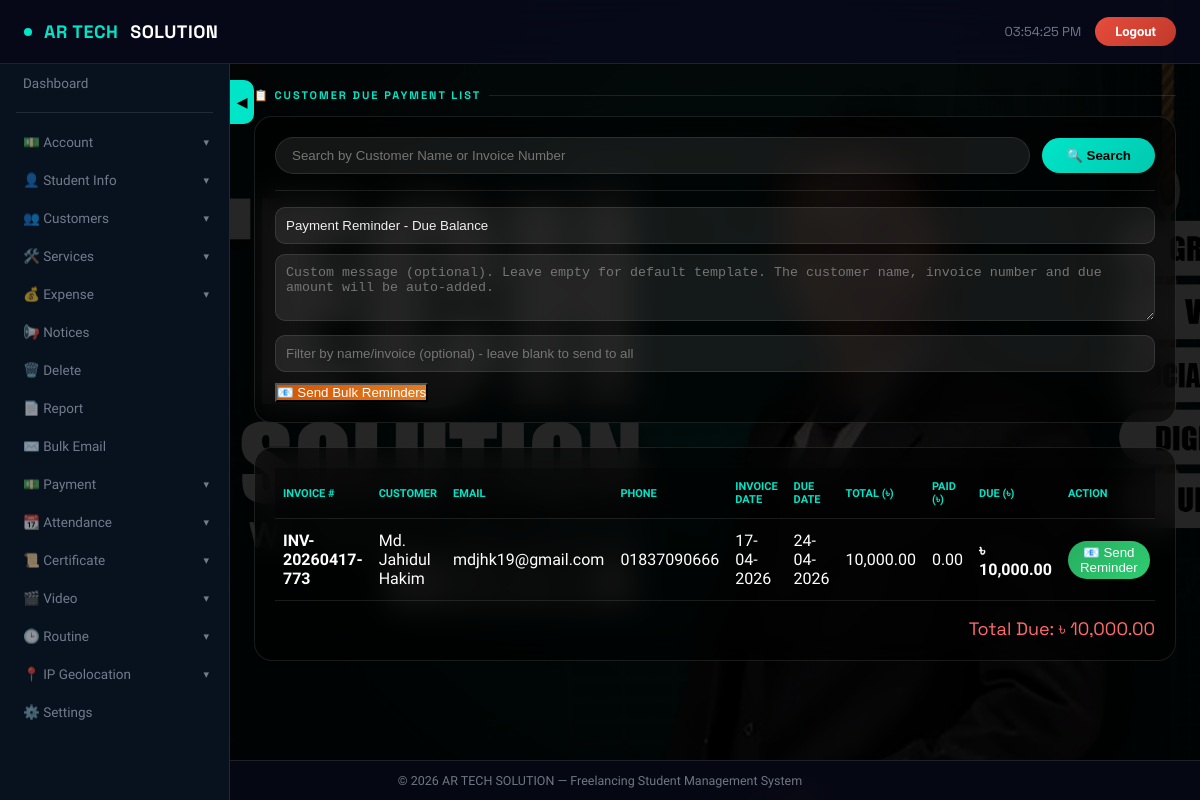
Page /admin/customer_due_list.php (signed in) on the earlier database version.
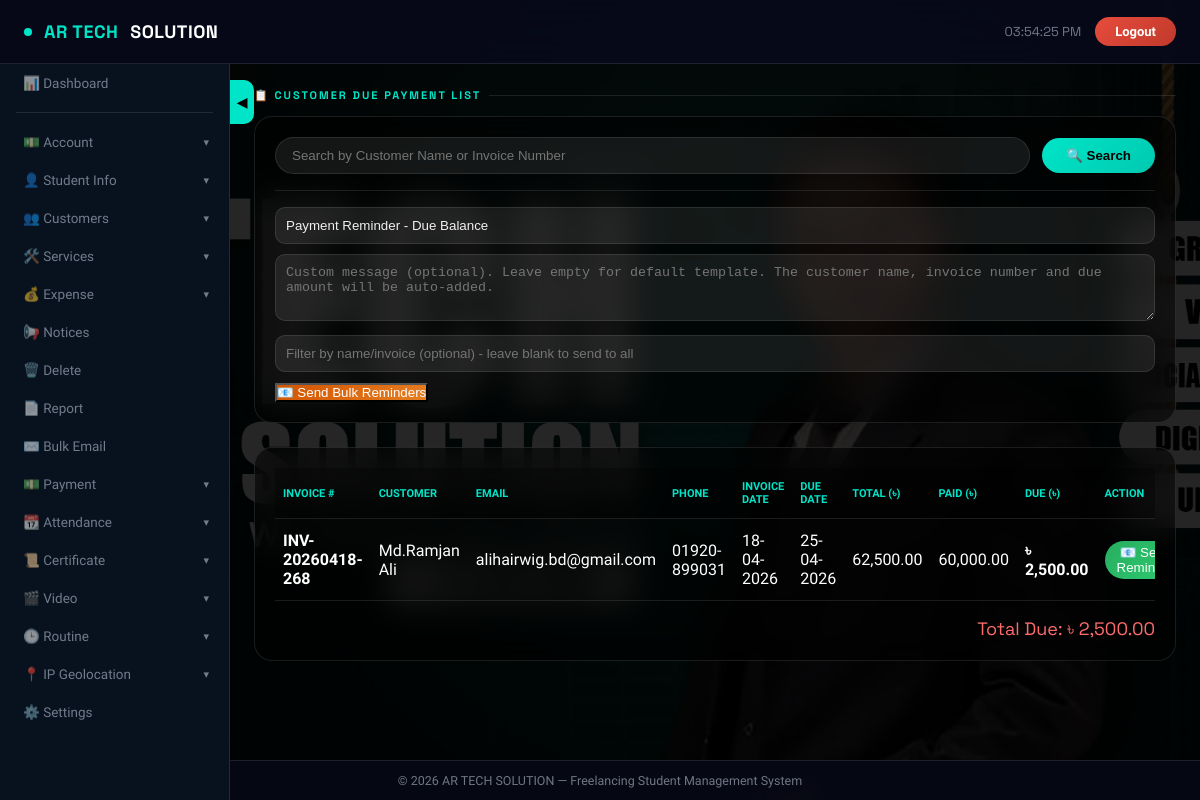
Same page on the later database version.
### tables this page shows
CREATE TABLE `invoices_new` (
  `id` int(11) NOT NULL,
  `invoice_number` varchar(20) DEFAULT NULL,
  `customer_id` int(11) NOT NULL,
  `invoice_date` date DEFAULT NULL,
  `due_date` date DEFAULT NULL,
  `subtotal` decimal(10,2) DEFAULT NULL,
  `discount` decimal(10,2) DEFAULT 0.00,
  `total` decimal(10,2) DEFAULT NULL,
  `paid_amount` decimal(10,2) DEFAULT 0.00,
  `notes` text DEFAULT NULL,
  `status` enum('unpaid','paid','partial','cancelled') DEFAULT 'unpaid',
  `created_at` timestamp NOT NULL DEFAULT current_timestamp()
);

CREATE TABLE `customers` (
  `id` int(11) NOT NULL,
  `name` varchar(255) NOT NULL,
  `email` varchar(255) DEFAULT NULL,
  `phone` varchar(50) DEFAULT NULL,
  `address` text DEFAULT NULL,
  `created_at` timestamp NOT NULL DEFAULT current_timestamp()
);

### admin/config.php (called while the page is built, shortened)
<?php
if (!isset($conn)) {
    $conn = new mysqli("localhost", "root", "", "freelancing");
}
$settings = [];
$result = $conn->query("SELECT setting_key, setting_value FROM app_settings");
if ($result) {
    while ($row = $result->fetch_assoc()) {
        $settings[$row['setting_key']] = $row['setting_value'];
    }
}
$dark_mode = isset($settings['dark_mode']) && $settings['dark_mode'] == '1';
$sidebar_labels = isset($settings['sidebar_labels']) ? json_decode($settings['sidebar_labels'], true) : [];
function get_sidebar_label($key, $default) {
    global $sidebar_labels;
    return isset($sidebar_labels[$key]) && !empty($sidebar_labels[$key])
           ? htmlspecialchars($sidebar_labels[$key])
           : $default;
}
?>

### admin/customer_due_list.php (the view, shortened to what this page needs)
<?php
require_once 'config.php';
$search = isset($_GET['search']) ? trim($_GET['search']) : '';
$sql = "SELECT i.id, i.invoice_number, i.invoice_date, i.due_date, i.total, i.paid_amount,
               (i.total - i.paid_amount) as due_amount, i.status,
               c.id as customer_id, c.name as customer_name, c.email, c.phone
        FROM invoices_new i
        JOIN customers c ON i.customer_id = c.id
        WHERE i.total > i.paid_amount";
if (!empty($search)) {
    $search_term = "%$search%";
    $sql .= " AND (c.name LIKE ? OR i.invoice_number LIKE ?)";
    $stmt = $conn->prepare($sql);
    $stmt->bind_param("ss", $search_term, $search_term);
    $stmt->execute();
    $due_customers = $stmt->get_result()->fetch_all(MYSQLI_ASSOC);
    $stmt->close();
} else {
    $result = $conn->query($sql);
    $due_customers = $result->fetch_all(MYSQLI_ASSOC);
}
$total_due_sum = array_sum(array_column($due_customers, 'due_amount'));
?>
<!DOCTYPE html>
<html lang="en">
<head>
</head>
<body class="<?php echo $dark_mode ? 'dark-mode' : ''; ?>">
<nav class="topnav">
    <div style="display:flex;align-items:center;gap:14px;">
        <div class="topnav-brand"><div class="brand-dot"></div><span>AR TECH</span> SOLUTION</div>
    </div>
    <div class="topnav-right">
        <div class="topnav-time" id="liveClock"></div>
        <a href="logout.php" class="logout-btn">Logout</a>
    </div>
</nav>
<?php include 'navigation.php'; ?>
<div class="sidebar-toggle-pill" id="sidebarToggle">◀</div>
<main class="main" id="mainContent">
    <div class="section-title">📋 Customer Due Payment List</div>
    <div class="action-card">
        <form method="GET" class="search-form">
            <input type="text" name="search" placeholder="Search by Customer Name or Invoice Number" value="<?php echo htmlspecialchars($search); ?>">
            <button type="submit">🔍 Search</button>
        </form>
        <div class="bulk-form">
            <form method="POST" onsubmit="return confirm('Send reminders to ALL due customers shown below? This may take a few moments.');">
                <input type="text" name="bulk_subject" placeholder="Email Subject (optional)" value="Payment Reminder - Due Balance">
                <textarea name="bulk_message" rows="3" placeholder="Custom message (optional). Leave empty for default template. The customer name, invoice number and due amount will be auto-added."></textarea>
                <input type="text" name="filter_category" placeholder="Filter by name/invoice (optional) - leave blank to send to all" value="<?php echo htmlspecialchars($search); ?>">
                <button type="submit" name="send_bulk">📧 Send Bulk Reminders</button>
            </form>
        </div>
    </div>
    <div class="table-card">
        <?php if (empty($due_customers)): ?>
            <div style="text-align:center; padding:40px;">✅ No customers with due payments found.</div>
        <?php else: ?>
            <div style="overflow-x:auto;">
                <table>
                    <thead>
                        <tr>
                            <th>Invoice #</th><th>Customer</th><th>Email</th><th>Phone</th>
                            <th>Invoice Date</th><th>Due Date</th><th>Total (৳)</th>
                            <th>Paid (৳)</th><th>Due (৳)</th><th>Action</th>
                        </tr>
                    </thead>
                    <tbody>
                        <?php foreach ($due_customers as $row): ?>
                            <tr>
                                <td><strong><?php echo htmlspecialchars($row['invoice_number']); ?></strong></td>
                                <td><?php echo htmlspecialchars($row['customer_name']); ?></td>
                                <td><?php echo htmlspecialchars($row['email']); ?></td>
                                <td><?php echo htmlspecialchars($row['phone']); ?></td>
                                <td><?php echo date('d-m-Y', strtotime($row['invoice_date'])); ?></td>
                                <td><?php echo date('d-m-Y', strtotime($row['due_date'])); ?></td>
                                <td><?php echo number_format($row['total'], 2); ?></td>
                                <td><?php echo number_format($row['paid_amount'], 2); ?></td>
                                <td class="due-amount">৳ <?php echo number_format($row['due_amount'], 2); ?></td>
                                <td>
                                    <form method="POST" style="margin:0;">
                                        <button type="submit" name="send_single" class="btn-send">📧 Send Reminder</button>
                                    </form>
                                </td>
                            </tr>
                        <?php endforeach; ?>
                    </tbody>
                </table>
            </div>
            <div class="total-due">Total Due: ৳ <?php echo number_format($total_due_sum, 2); ?></div>
        <?php endif; ?>
    </div>
</main>
<div class="footer">
    &copy; <?php echo date("Y"); ?> AR TECH SOLUTION — Freelancing Student Management System
</div>
</body>
</html>

### admin/navigation.php (shortened to what this page needs)
<aside class="sidebar" id="sidebar">
    <a href="dashboard.php"><?php echo get_sidebar_label('dashboard', '📊 Dashboard'); ?></a>
    <div class="sidebar-divider"></div>
    <div class="menu-group">
        <div class="menu-toggle"><?php echo get_sidebar_label('account', '💵 Account'); ?> <span class="menu-arrow">▾</span></div>
    </div>
    <div class="menu-group">
        <div class="menu-toggle"><?php echo get_sidebar_label('student_info', '👤 Student Info'); ?> <span class="menu-arrow">▾</span></div>
    </div>
    <div class="menu-group">
        <div class="menu-toggle"><?php echo get_sidebar_label('customers', '👥 Customers'); ?> <span class="menu-arrow">▾</span></div>
    </div>
    <div class="menu-group">
        <div class="menu-toggle"><?php echo get_sidebar_label('services', '🛠️ Services'); ?> <span class="menu-arrow">▾</span></div>
    </div>
    <div class="menu-group">
        <div class="menu-toggle"><?php echo get_sidebar_label('expense', '💰 Expense'); ?> <span class="menu-arrow">▾</span></div>
    </div>
        <a href="notices.php"><?php echo get_sidebar_label('notices', '📢 Notices'); ?></a>
    <a href="delete.php"><?php echo get_sidebar_label('delete', '🗑️ Delete'); ?></a>
    <a href="report.php"><?php echo get_sidebar_label('report', '📄 Report'); ?></a>
    <a href="bulk_email.php"><?php echo get_sidebar_label('Bulk_Email', '✉️ Bulk Email'); ?></a>
    <div class="menu-group">
        <div class="menu-toggle"><?php echo get_sidebar_label('payment', '💵 Payment'); ?> <span class="menu-arrow">▾</span></div>
    </div>
    <div class="menu-group">
        <div class="menu-toggle"><?php echo get_sidebar_label('attendance', '📆 Attendance'); ?> <span class="menu-arrow">▾</span></div>
    </div>
    <div class="menu-group">
        <div class="menu-toggle"><?php echo get_sidebar_label('certificate', '📜 Certificate'); ?> <span class="menu-arrow">▾</span></div>
    </div>
    <div class="menu-group">
        <div class="menu-toggle"><?php echo get_sidebar_label('video', '🎬 Video'); ?> <span class="menu-arrow">▾</span></div>
    </div>
    <div class="menu-group">
        <div class="menu-toggle"><?php echo get_sidebar_label('routine', '🕒 Routine'); ?> <span class="menu-arrow">▾</span></div>
    </div>
    <div class="menu-group">
        <div class="menu-toggle"><?php echo get_sidebar_label('iplocator', '📍 IP Geolocation'); ?> <span class="menu-arrow">▾</span></div>
    </div>
    <a href="settings.php"><?php echo get_sidebar_label('settings', '⚙️ Settings'); ?></a>
</aside>

Differences in the rows shown:
removed invoices_new: invoice_number "INV-20260417-773", customer.name "Md. Jahidul Hakim", customer.email "mdjhk19@gmail.com", customer.phone "01837090666", invoice_date "17-04-2026", due_date "24-04-2026", total "10,000.00", paid_amount "0.00", due_amount "10,000.00"
added invoices_new: invoice_number "INV-20260418-268", customer.name "Md.Ramjan Ali", customer.email "alihairwig.bd@gmail.com", customer.phone "01920-899031", invoice_date "18-04-2026", due_date "25-04-2026", total "62,500.00", paid_amount "60,000.00", due_amount "2,500.00"
Other differences:
get_sidebar_label('dashboard', '📊 Dashboard'): "Dashboard" → "📊 Dashboard"
$total_due_sum: "10,000.00" → "2,500.00"
